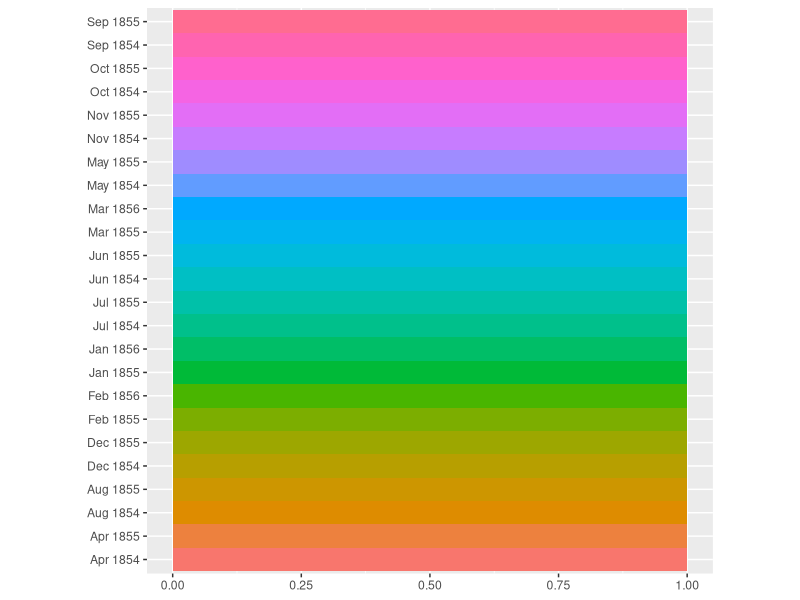
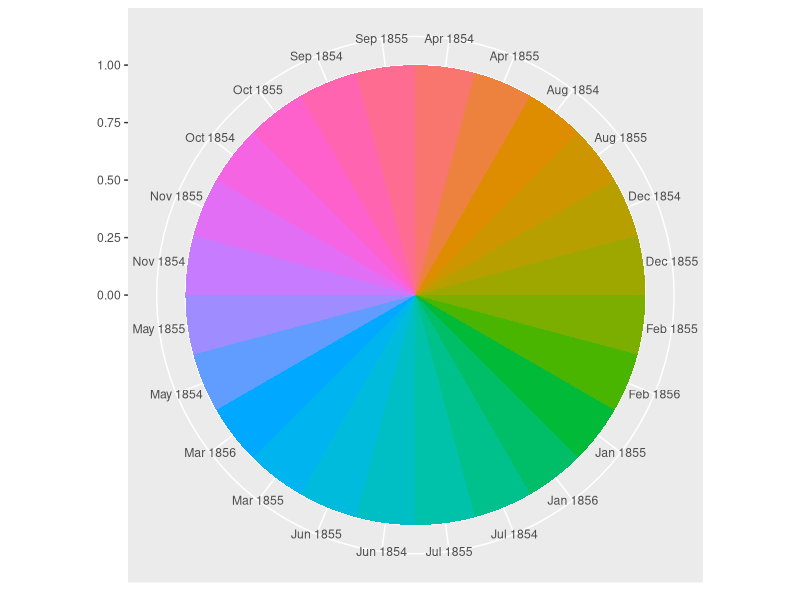
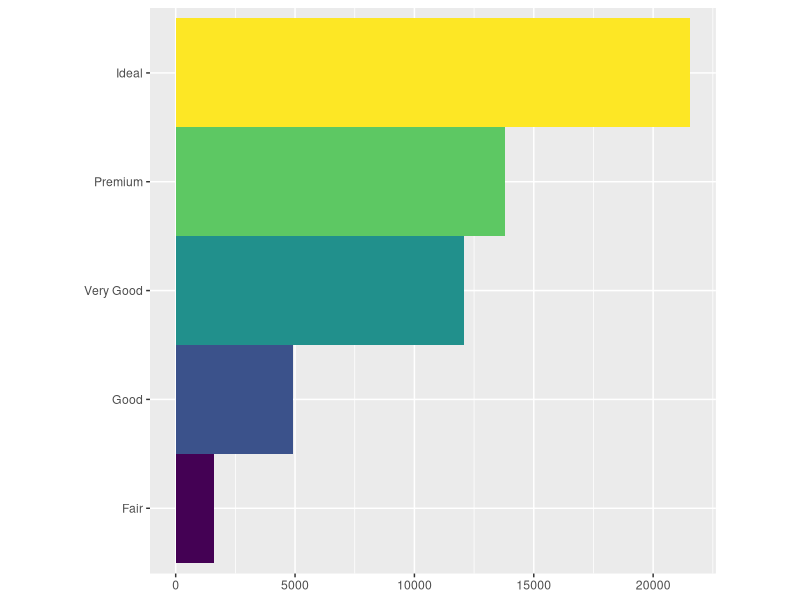
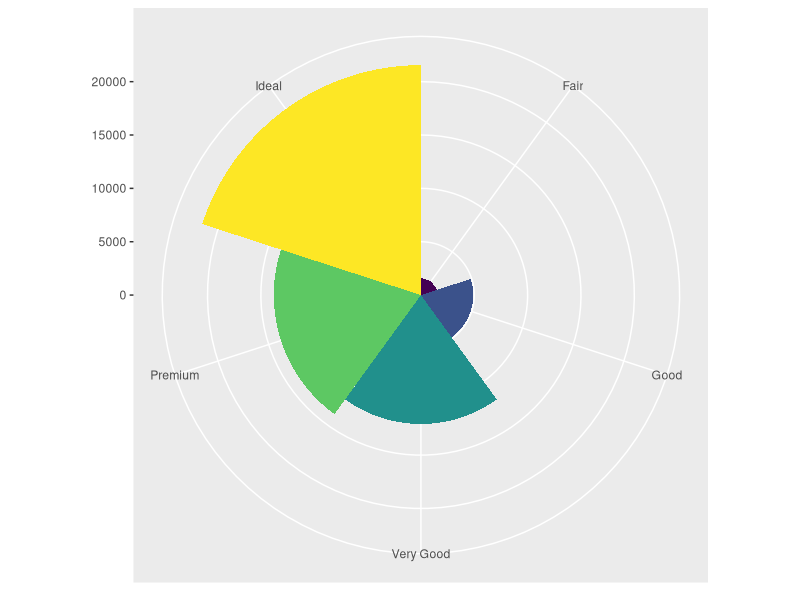

The R source for these figures, in order:

# Includes ggplot2, tibble, tidyr, readr, purrr, dplyr.
library(tidyverse)

# Data was copied from https://understandinguncertainty.org/node/214

# Background on Nightingale's Coxcombs can be read at https://understandinguncertainty.org/coxcombs

# read.delim() is a variation of read.table() that imports data as a data frame.
nightingale <- read.delim(file = "data.txt", header = FALSE, row.names = NULL, sep = "\t", dec = ".")
nightingale

# Create a bar graph.

nightingale_bar <- ggplot(data = nightingale) +
                   geom_bar(mapping = aes(x = V1, fill = V1),
                            show.legend = FALSE, width = 1) +
                   theme(aspect.ratio = 1) +
                   labs(x = NULL, y = NULL)

nightingale_bar + coord_flip()
nightingale_bar + coord_polar()

data_diamonds <- diamonds
data_diamonds

bar <- ggplot(data = diamonds) +
  geom_bar(
    mapping = aes(x = cut, fill = cut),
    show.legend = FALSE,
    width = 1
  ) +
  theme(aspect.ratio = 1) +
  labs(x = NULL, y = NULL)

bar + coord_flip()
bar + coord_polar()




